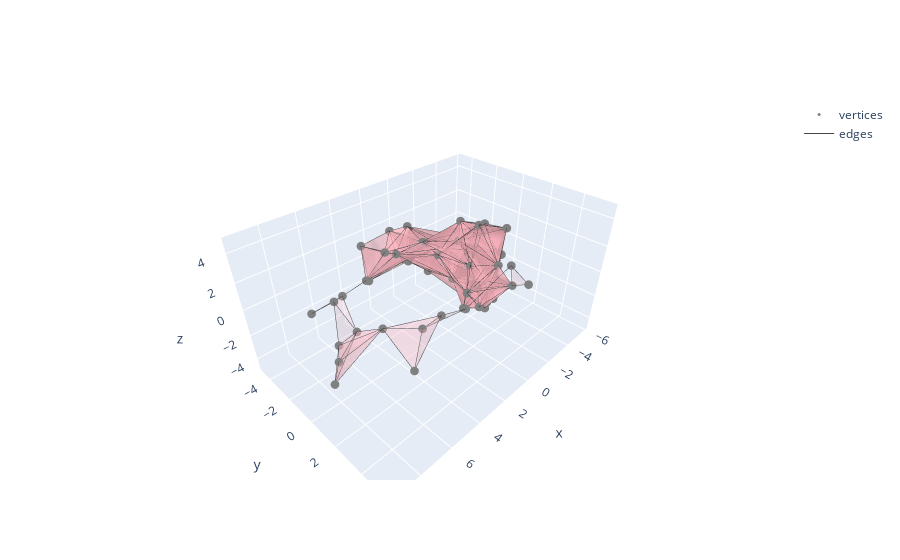

Write notebook code for a chart like this one.
### Code cell
alpha = 3.25
distMat = distance.squareform(distance.pdist(SW_pca))

ii = []; jj = []; kk = []
e_x =[]; e_y =[]; e_z =[]

for i in range(75):
    for j in range(i+1,75):
        if distMat[i,j] < alpha:
            # add edge (i,j)
            e_x.extend([SW_pca[i,0], SW_pca[j,0], None])
            e_y.extend([SW_pca[i,1], SW_pca[j,1], None])
            e_z.extend([SW_pca[i,2], SW_pca[j,2], None])
            
            for k in range(j+1,75):
                if np.max([distMat[j,k], distMat[i,k]]) < alpha:
                    # add triangle (i,j,k)
                    ii.append(i); jj.append(j); kk.append(k)
                
vertices = go.Scatter3d(mode = 'markers', name = 'vertices', 
                        x = SW_pca[:,0], y = SW_pca[:,1],  z = SW_pca[:,2], 
                        marker=dict(size = 3 , color = 'grey'))

edges = go.Scatter3d(mode='lines', name = 'edges', 
                     x=e_x, y=e_y, z=e_z, 
                     line=dict(color= 'rgb(70,70,70)', width=1))  

triangles = go.Mesh3d(x=SW_pca[:,0], y=SW_pca[:,1], z=SW_pca[:,2],  i = ii, j = jj, k = kk,  color='lightpink', opacity=0.2)

fig = go.Figure(data=[vertices, edges, triangles])
fig.update_traces(hoverinfo="none")
fig.update_layout(scene= dict(
                      xaxis = dict(showspikes=False), 
                      yaxis = dict(showspikes=False), 
                      zaxis = dict(showspikes=False,range=[-5, 5])))
fig.show()
